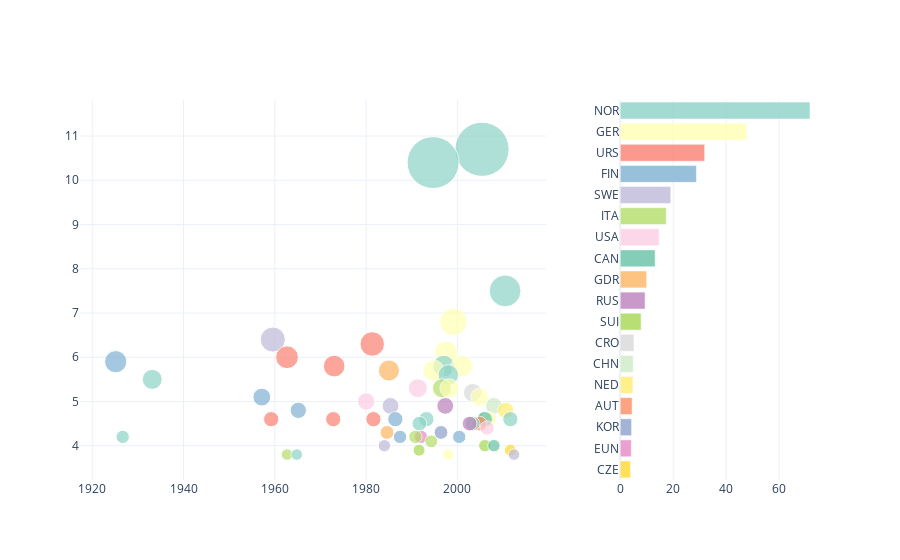

Notebook code cell kept with this figure:
### Code cell
from plotly.subplots import make_subplots
fig_all = make_subplots(
    rows=1, cols=2,
    column_widths=[0.7, 0.3])

fig_all.add_trace(
        bubble,row=1, col=1)
fig_all.add_trace(bar,row=1, col=2)
fig_all.update_layout(template = 'plotly_white',showlegend=False)

### Figure 1 — Plotly figure (JSON) as saved in the notebook; plotly's stock layout.template omitted (floating-point values rounded to 4 significant figures)
{"data": [{"marker": {"color": ["rgb(141,211,199)", "rgb(141,211,199)", "rgb(141,211,199)", "rgb(255,255,179)", "rgb(190,186,218)", "rgb(251,128,114)", "rgb(255,255,179)", "rgb(251,128,114)", "rgb(128,177,211)", "rgb(141,211,199)", "rgb(255,255,179)", "rgb(251,128,114)", "rgb(253,180,98)", "rgb(255,255,179)", "rgb(141,211,199)", "rgb(141,211,199)", "rgb(179,222,105)", "rgb(255,255,179)", "rgb(252,205,229)", "rgb(217,217,217)", "rgb(128,177,211)", "rgb(255,255,179)", "rgb(252,205,229)", "rgb(188,128,189)", "rgb(190,186,218)", "rgb(204,235,197)", "rgb(255,237,111)", "rgb(128,177,211)", "rgb(251,128,114)", "rgb(102,194,165)", "rgb(141,211,199)", "rgb(255,255,179)", "rgb(255,255,179)", "rgb(128,177,211)", "rgb(141,211,199)", "rgb(251,128,114)", "rgb(102,194,165)", "rgb(251,128,114)", "rgb(252,141,98)", "rgb(141,211,199)", "rgb(188,128,189)", "rgb(141,211,199)", "rgb(252,205,229)", "rgb(253,180,98)", "rgb(141,160,203)", "rgb(128,177,211)", "rgb(141,211,199)", "rgb(231,138,195)", "rgb(128,177,211)", "rgb(179,222,105)", "rgb(179,222,105)", "rgb(166,216,84)", "rgb(102,194,165)", "rgb(190,186,218)", "rgb(255,217,47)", "rgb(166,216,84)", "rgb(179,222,105)", "rgb(141,211,199)", "rgb(190,186,218)", "rgb(255,255,179)"], "size": [1470.0, 1350.0, 506.2, 377.3, 314.6, 300.1, 272.4, 259.2, 246.5, 234.1, 234.1, 234.1, 222.2, 222.2, 210.7, 199.7, 178.7, 178.7, 178.7, 168.7, 159.2, 159.2, 150, 141.2, 141.2, 141.2, 132.7, 132.7, 116.8, 116.8, 116.8, 116.8, 116.8, 116.8, 116.8, 116.8, 116.8, 116.8, 109.3, 109.3, 109.3, 109.3, 102.2, 95.41, 95.41, 88.91, 88.91, 88.91, 88.91, 88.91, 82.71, 76.8, 76.8, 76.8, 71.18, 71.18, 65.85, 65.85, 65.85, 65.85], "sizemin": 4, "sizemode": "area"}, "mode": "markers", "text": ["BJOERNDALEN, Ole Einar", "DAEHLIE, Björn", "BJOERGEN, Marit", "PECHSTEIN, Claudia", "JERNBERG, Sixten", "SMETANINA, Raisa", "GROSS, Ricco", "SKOBLIKOVA, Lidiya", "THUNBERG, Clas", "AAMODT, Kjetil Andre", "FISCHER, Sven", "KULAKOVA, Galina", "KANIA, Karin", "NIEMANN-STIRNEMANN, Gunda", "ALSGAARD, Thomas", "BALLANGRUD, Ivar", "BELMONDO, Stefania", "DISL, Uschi", "BLAIR, Bonnie", "KOSTELIC, Janica", "HAKULINEN, Veikko", "WILHELM, Kati", "HEIDEN, Eric", "LAZUTINA, Larissa", "SVAN, Gunde Anders", "WANG, Meng", "KRAMER, Sven", "MÄNTYRANTA, Eero", "GRISHIN, Yevgeny", "HEFFORD, Jayna", "KOSS, Johann Olav", "KUSKE, Kevin", "LANGE, Andre", "NYKANEN, Matti", "SVENDSEN, Emil Hegle", "TIKHONOV, Aleksandr", "WICKENHEISER, Hayley", "ZIMYATOV, Nikolay", "GOTTWALD, Felix", "HANEVOLD, Halvard", "TCHEPALOVA, Julija", "ULVANG, Vegard", "OHNO, Apolo Anton", "EHRIG, Andrea", "CHUN, Lee-Kyung", "KIRVESNIEMI, Marja-Liisa", "GROTTUMSBRAATEN, Johan", "EGOROVA, Ljubov", "LAJUNEN, Samppa", "TOMBA, Alberto", "DI CENTA, Manuela", "AMMANN, Simon", "OUELLETTE, Caroline", "WASSBERG, Thomas", "SABLIKOVA, Martina", "SCHNEIDER, Vreni", "MONTI, Eugenio", "GRÖNNINGEN, Harald", "KALLA, Charlotte", "LUCK, Frank"], "type": "scatter", "x": [2005.0, 1995.0, 2010.0, 1999.0, 1960.0, 1981.0, 1998.0, 1963.0, 1925.0, 1997, 2001, 1973, 1985, 1995.0, 1998, 1933.0, 1997.0, 1998.0, 1991.0, 2003.0, 1957.0, 2005.0, 1980, 1997.0, 1985.0, 2008, 2011.0, 1965.0, 1959.0, 2006, 1993.0, 2007.0, 2007.0, 1986.0, 2012.0, 1973.0, 2006, 1982.0, 2005.0, 2003.0, 2003.0, 1992.0, 2006.0, 1985.0, 1996.0, 1987.0, 1927.0, 1992, 2000.0, 1991.0, 1994.0, 2006, 2008, 1984, 2012.0, 1992.0, 1963.0, 1965.0, 2012.0, 1998], "xaxis": "x", "y": [10.7, 10.4, 7.5, 6.8, 6.4, 6.3, 6.1, 6, 5.9, 5.8, 5.8, 5.8, 5.7, 5.7, 5.6, 5.5, 5.3, 5.3, 5.3, 5.2, 5.1, 5.1, 5, 4.9, 4.9, 4.9, 4.8, 4.8, 4.6, 4.6, 4.6, 4.6, 4.6, 4.6, 4.6, 4.6, 4.6, 4.6, 4.5, 4.5, 4.5, 4.5, 4.4, 4.3, 4.3, 4.2, 4.2, 4.2, 4.2, 4.2, 4.1, 4, 4, 4, 3.9, 3.9, 3.8, 3.8, 3.8, 3.8], "yaxis": "y"}, {"marker": {"color": ["rgb(255,217,47)", "rgb(231,138,195)", "rgb(141,160,203)", "rgb(252,141,98)", "rgb(255,237,111)", "rgb(204,235,197)", "rgb(217,217,217)", "rgb(166,216,84)", "rgb(188,128,189)", "rgb(253,180,98)", "rgb(102,194,165)", "rgb(252,205,229)", "rgb(179,222,105)", "rgb(190,186,218)", "rgb(128,177,211)", "rgb(251,128,114)", "rgb(255,255,179)", "rgb(141,211,199)"]}, "opacity": 0.8, "orientation": "h", "type": "bar", "x": [3.9, 4.2, 4.3, 4.5, 4.8, 4.9, 5.2, 7.9, 9.4, 10.0, 13.2, 14.7, 17.4, 19.1, 28.8, 31.9, 47.8, 71.7], "xaxis": "x2", "y": ["CZE", "EUN", "KOR", "AUT", "NED", "CHN", "CRO", "SUI", "RUS", "GDR", "CAN", "USA", "ITA", "SWE", "FIN", "URS", "GER", "NOR"], "yaxis": "y2"}], "layout": {"showlegend": false, "xaxis": {"anchor": "y", "domain": [0, 0.63]}, "xaxis2": {"anchor": "y2", "domain": [0.73, 1]}, "yaxis": {"anchor": "x", "domain": [0, 1]}, "yaxis2": {"anchor": "x2", "domain": [0, 1]}}}
